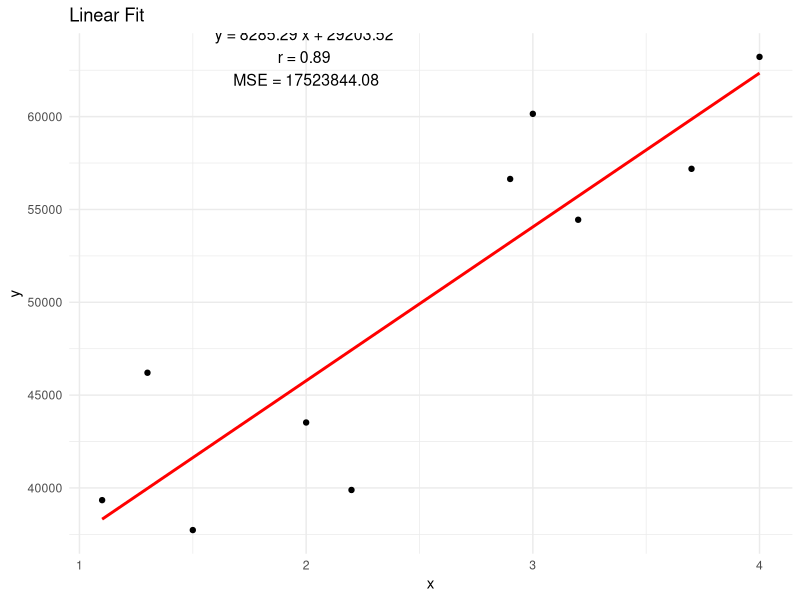
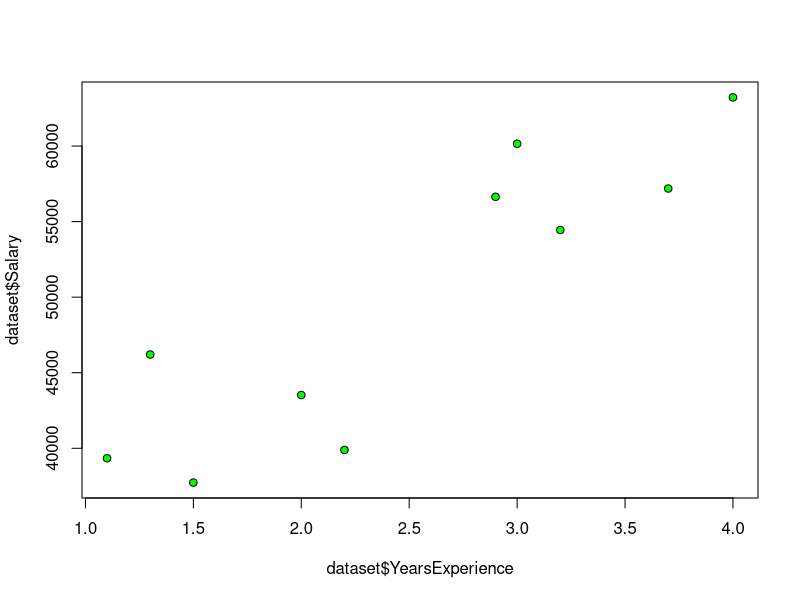
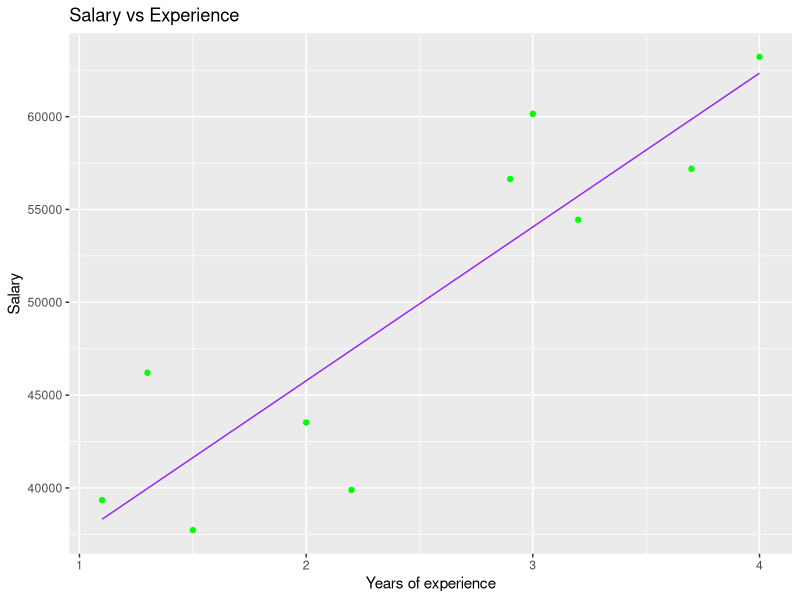
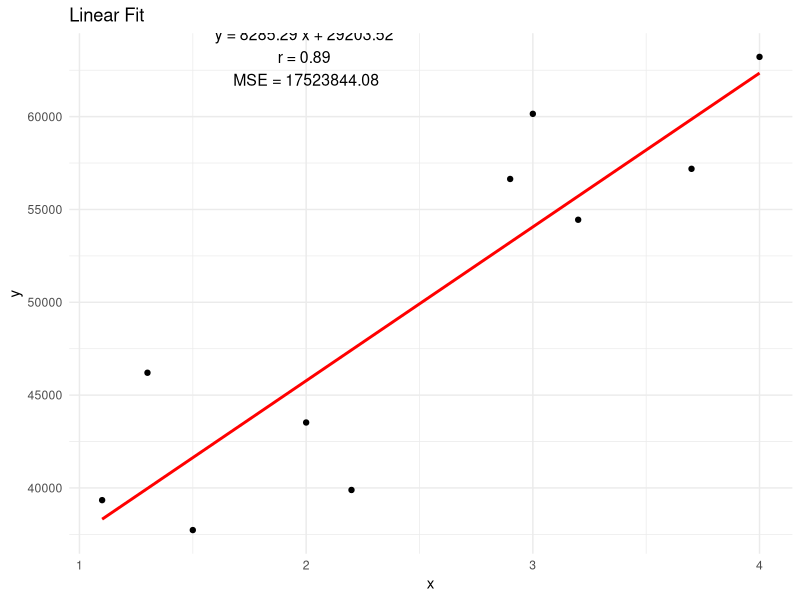

Recreate these plots in R, in order.
#reading the class dataset 
df <- read.csv("regression_data.csv")
dataset <- read.csv("regression_data.csv")
x <- "YearsExperience"
y <- "Salary"

#check the format of the dataset (as df)
print(df)

#from assignment 3 need to get ggplot2 ready
library(ggplot2)

# Fit model
#edited so that I could theoretically use any csv file instead of only this specific file
#I would have to redefine by variables df, x, and y to do that
model <- lm(as.formula(paste(y, "~", x)), data = df)
slope <- coef(model)[2]
intercept <- coef(model)[1]
r <- cor(df[[x]], df[[y]])
pred <- predict(model)
mse <- mean((df[[y]] - pred)^2)

# Plot the data
ggplot(df, aes_string(x = x, y = y)) +
  geom_point() +
  geom_smooth(method = "lm", se = FALSE, color = "red") +
  annotate("text", x = 2, y = max(df[[y]]) - 5,
           label = paste("y =", round(slope, 2), "x +", round(intercept, 2),
                         "\nr =", round(r, 2), "\nMSE =", round(mse, 2)),
           size = 4) +
  labs(title = "Linear Fit",
       x = "x", y = "y") +
  theme_minimal()

#plotting the dataset (scatterplot) (assignment2)
#change the color (outline) of the dots to black (col="black")
#pch=21 makes the dots filled in and bg="green" makes the color of the fill
plot(dataset$YearsExperience, dataset$Salary, pch=21, bg="green", col="black")

#Saving
ggsave("regression_plot_r.png")

#Fitting the data to a linear model
model <- lm(Salary ~ YearsExperience, data=dataset)

#Overlaying a regression line
#change the colors of the dots and regression line
library(ggplot2)
ggplot() +
  geom_point(aes(x = df$YearsExperience, y = df$Salary), colour = 'green') +
  geom_line(aes(x = df$YearsExperience, y = predict(model, newdata = dataset)), colour = 'purple') +
  ggtitle('Salary vs Experience') +
  xlab('Years of experience') +
  ylab('Salary')

#evaluating the linear regression model
summary(model)
